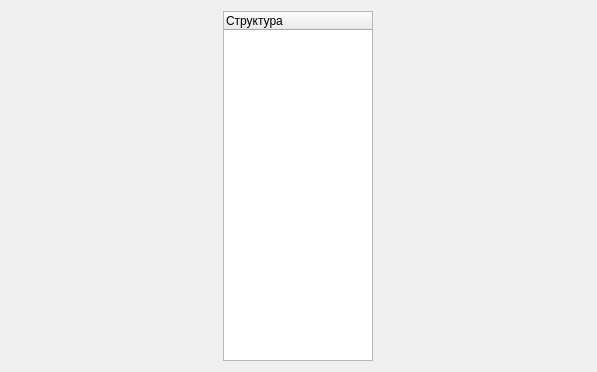
<?xml version="1.0" encoding="UTF-8"?>
<ui version="4.0">
 <class>ContentView</class>
 <widget class="QWidget" name="ContentView">
  <property name="geometry">
   <rect>
    <x>0</x>
    <y>0</y>
    <width>597</width>
    <height>372</height>
   </rect>
  </property>
  <property name="windowTitle">
   <string>Form</string>
  </property>
  <layout class="QHBoxLayout" name="horizontalLayout_2">
   <item>
    <layout class="QHBoxLayout" name="horizontalLayout" stretch="0">
     <item>
      <widget class="QTreeWidget" name="treeWidget">
       <property name="minimumSize">
        <size>
         <width>150</width>
         <height>0</height>
        </size>
       </property>
       <property name="maximumSize">
        <size>
         <width>150</width>
         <height>16777215</height>
        </size>
       </property>
       <property name="iconSize">
        <size>
         <width>16</width>
         <height>16</height>
        </size>
       </property>
       <column>
        <property name="text">
         <string notr="true">Структура</string>
        </property>
       </column>
      </widget>
     </item>
    </layout>
   </item>
  </layout>
 </widget>
 <resources/>
 <connections/>
</ui>
